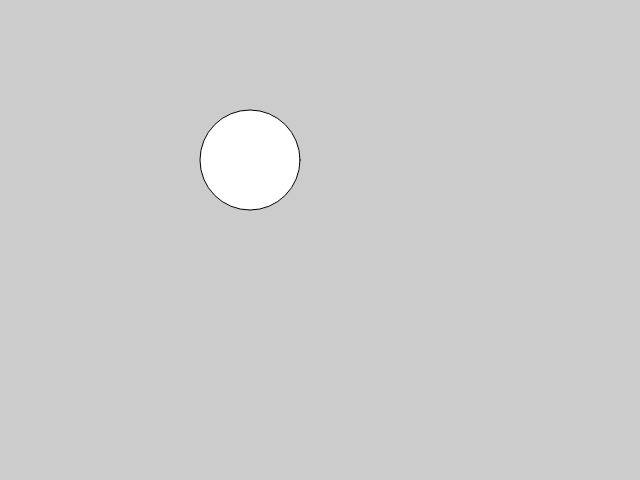
Frame 1 (no input)
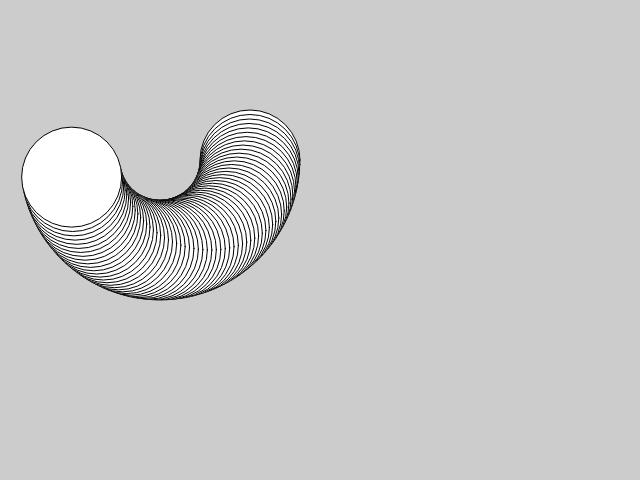
Frame 60 (no input)
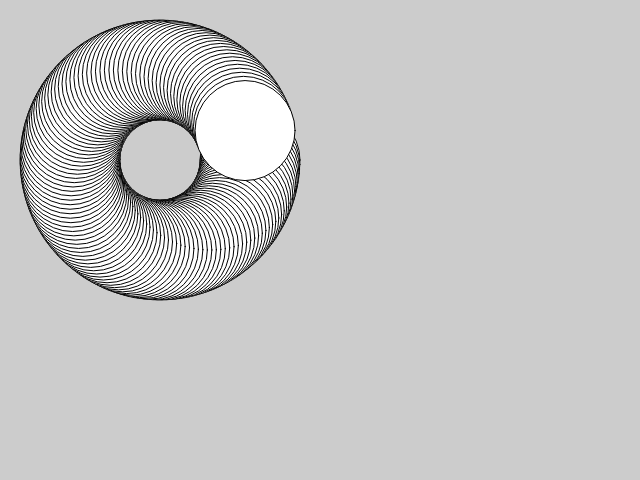
Frame 120 (the mouse pressed at the canvas centre since frame 60)

The p5.js sketch that drew these frames (run headless with seeded random() and noise() and a simulated clock; from frame 60 on, the mouse is pressed at the canvas centre):

// p5.js sketch
// ── sketch.js
let angle = 0.0;
let offset = 160;
let scalar = 90;
let speed = 0.05;

function setup() {
  createCanvas(640, 480);
  background(204);
}

function draw() {
  let x = offset + cos(angle) * scalar;  //-scalar ~ scalar
  let y = offset + sin(angle) * scalar;
  ellipse( x, y, 100, 100);
  angle += speed;
}
